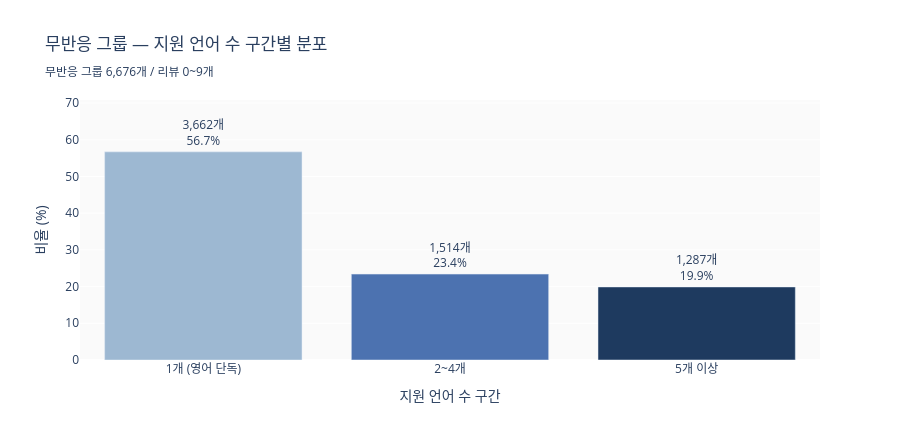

Notebook code cell kept with this figure:
### Markdown cell above
**해석:** 무반응 그룹 중 영어 단독 지원 게임이 56.7%로 절반 이상이다. 5개 이상 언어를 지원하는 게임은 19.9%에 그쳐, 무반응 게임은 노출 기회가 처음부터 제한된 경우가 많음을 확인할 수 있다.

### Code cell
fig = go.Figure()

fig.add_trace(go.Bar(
    x=silence_dist['lang_group'].astype(str),
    y=silence_dist['ratio'].round(1),
    marker_color=COLORS_GROUP,
    text=[
        f"{row['game_count']:,}개<br>{row['ratio']:.1f}%"
        for _, row in silence_dist.iterrows()
    ],
    textposition='outside',
    textfont=dict(size=12),
    hovertemplate='<b>%{x}</b><br>게임 수: %{customdata:,}<br>비율: %{y:.1f}%<extra></extra>',
    customdata=silence_dist['game_count'],
))

fig.update_layout(
    title=(
        '무반응 그룹 — 지원 언어 수 구간별 분포<br>'
        f'<sub>무반응 그룹 {len(df_silence):,}개 / 리뷰 0~9개</sub>'
    ),
    xaxis_title='지원 언어 수 구간',
    yaxis_title='비율 (%)',
    yaxis=dict(range=[0, silence_dist['ratio'].max() * 1.25]),
    height=440,
    plot_bgcolor='#FAFAFA',
    showlegend=False,
)

fig.show()

### Figure 1 — Plotly figure (JSON) as saved in the notebook; plotly's stock layout.template omitted (floating-point values rounded to 4 significant figures)
{"data": [{"customdata": [3662, 1514, 1287], "hovertemplate": "<b>%{x}</b><br>게임 수: %{customdata:,}<br>비율: %{y:.1f}%<extra></extra>", "marker": {"color": ["#9DB8D2", "#4C72B0", "#1E3A5F"]}, "text": ["3,662개<br>56.7%", "1,514개<br>23.4%", "1,287개<br>19.9%"], "textfont": {"size": 12}, "textposition": "outside", "type": "bar", "x": ["1개 (영어 단독)", "2~4개", "5개 이상"], "y": [56.7, 23.4, 19.9]}], "layout": {"height": 440, "plot_bgcolor": "#FAFAFA", "showlegend": false, "title": {"text": "무반응 그룹 — 지원 언어 수 구간별 분포<br><sub>무반응 그룹 6,676개 / 리뷰 0~9개</sub>"}, "xaxis": {"title": {"text": "지원 언어 수 구간"}}, "yaxis": {"range": [0, 70.83], "title": {"text": "비율 (%)"}}}}
